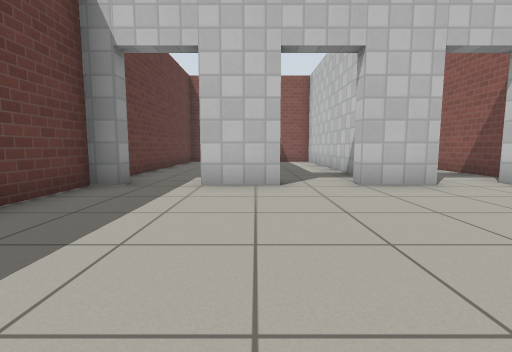
[1] (above)

22 first-person views from a walk through a world built for the Gazebo simulator. The camera is 0.72 m above the floor, tilts 6° down and sees 85° across. The floor is counted in squares, 1 m on a side. Each view is taken from the middle of a square. On the plan, view 1 faces up. The plan holds only what a view shows up to about 10 squares ahead; the rest is blank. Gazebo's built-in surfaces are drawn with simple patterns.

[2]
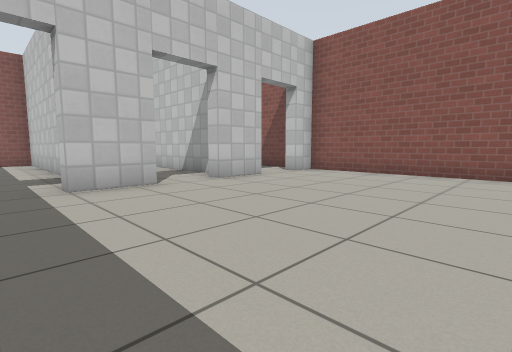

[3]
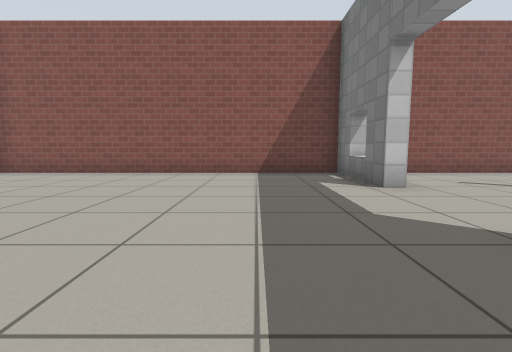

[4]
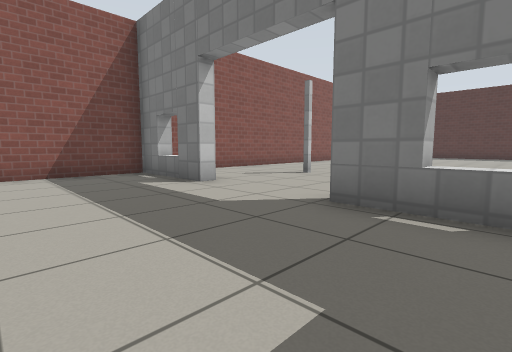

[5]
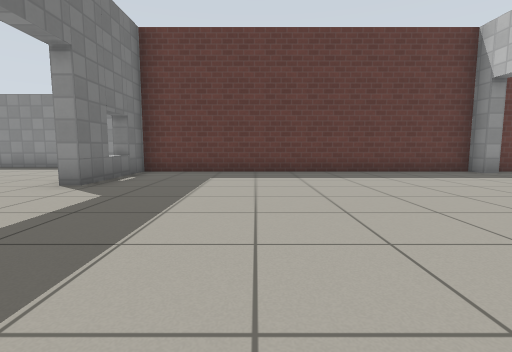

[6]
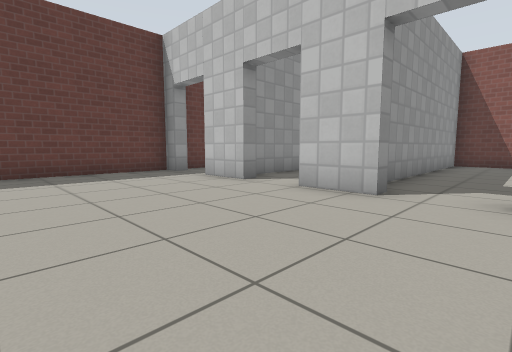

[7]
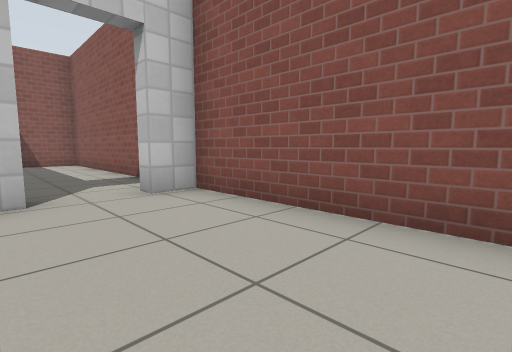

[8]
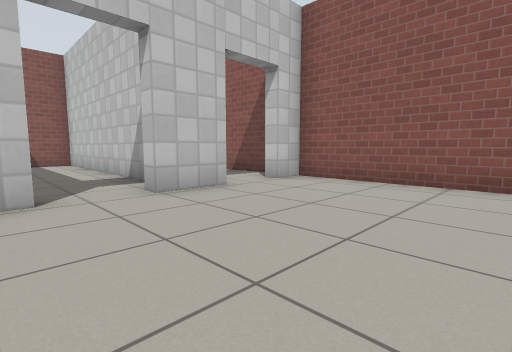

[9]
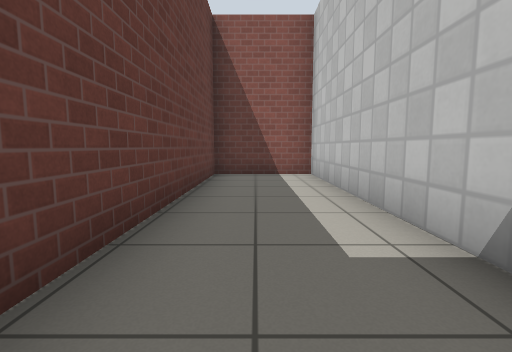

[10]
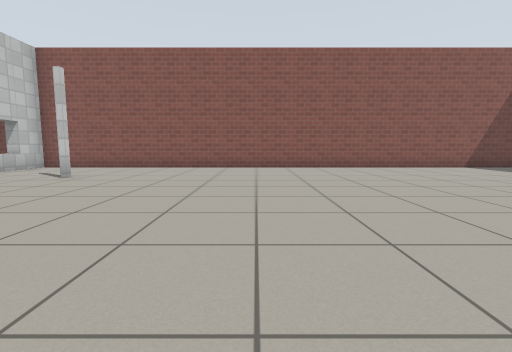

[11]
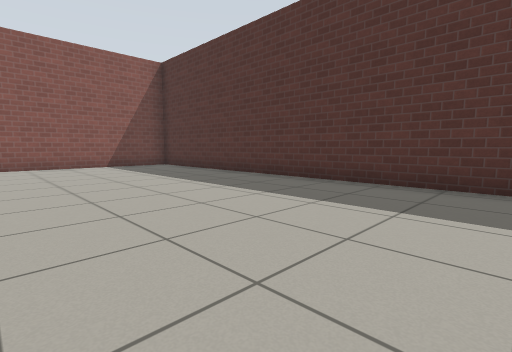

[12]
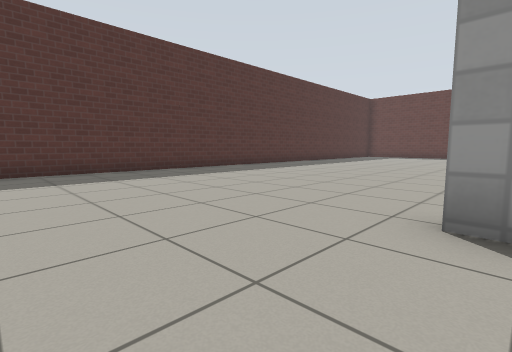

[13]
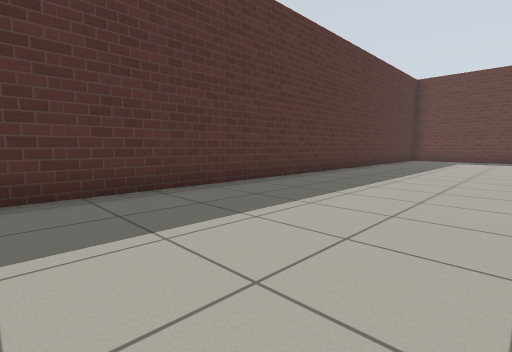

[14]
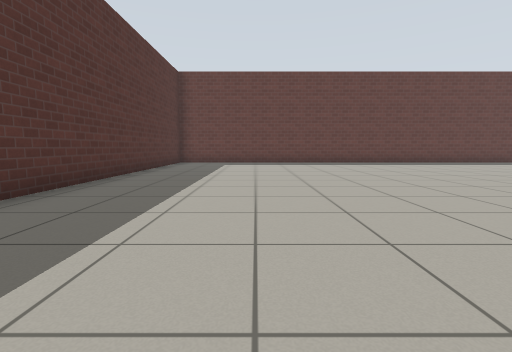

[15]
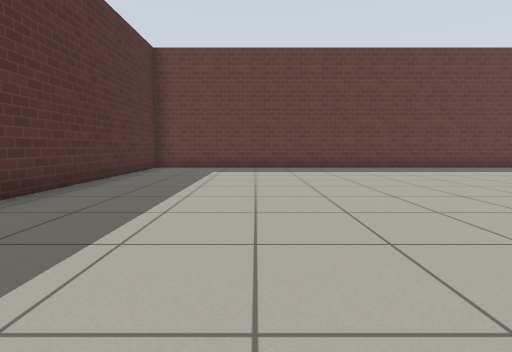

[16]
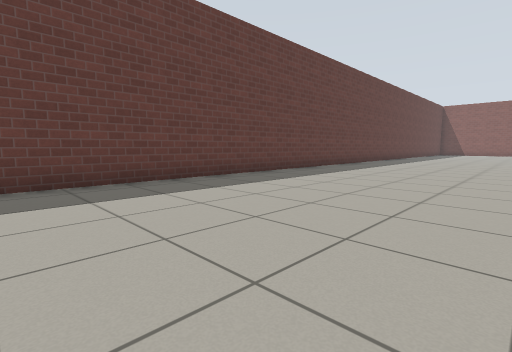

[17]
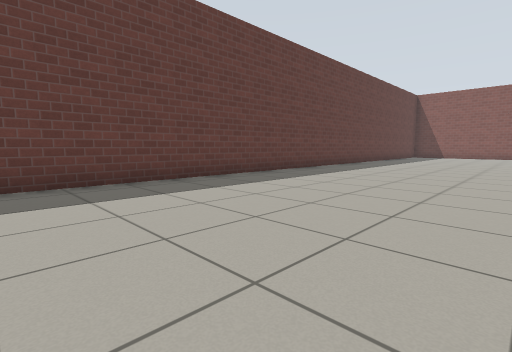

[18]
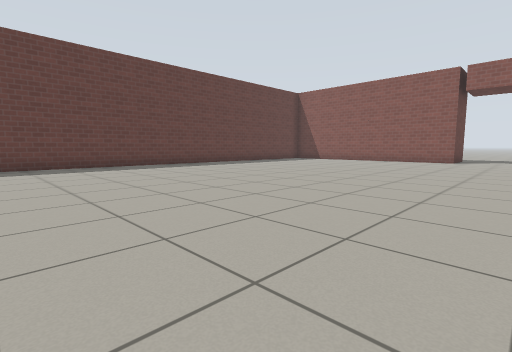

[19]
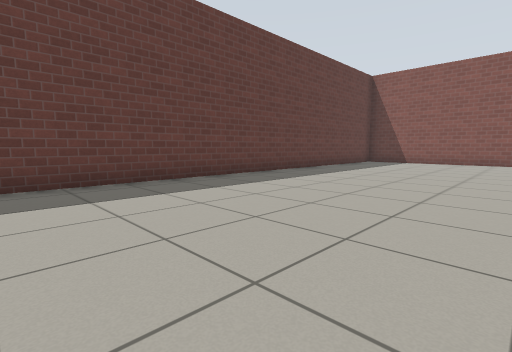

[20]
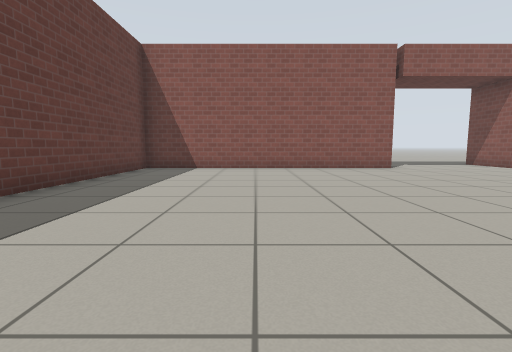

[21]
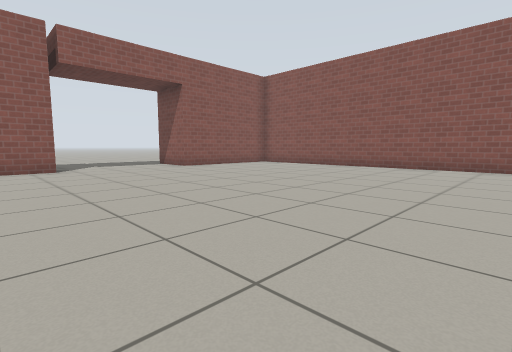

[22]
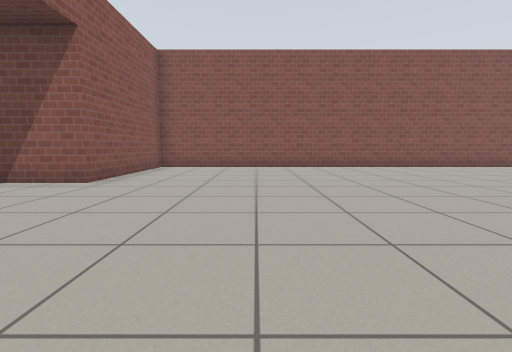

### Floor plan
Points are (right, up) in squares from view 1. A wall is a line through its corners. A room is listed if a view was taken in it or the views show most of it. See-through windows are left out.
Room 1 (views 1, 2, 3, 4, 5, 6, 7, 8)
walls: (0.5, 5.2) (-1.2, 5.2); (3.4, 5.2) (2, 5.2); (2.9, -4.2) (5.7, -4.2) (5.7, 5.2) (4.9, 5.2); (-3.1, 5.2) (-3.1, -4.2) (-0.1, -4.2)
ways out: open door at (-1.5, 5) to room 2; open door at (1, -4.5) to room 3; open door at (4, 5) to room 4; open door at (1.5, 5) to room 5
Room 2 (view 9)
walls: (-0.5, 7.5) (-0.5, 13.4) (-3.1, 13.4) (-3.1, 5.9)
ways out: open door at (-1.5, 5) to room 1
Room 3 (views 10, 11, 12, 13, 14, 15, 16, 17, 18, 19, 20, 21, 22)
walls: (-4.8, -7.9) (-4.8, -10); (-2.2, -4.1) (-2.2, -4.8); (-5.1, 0.9) (-5.1, 13.4) (-9.5, 13.4); (-4.8, -13) (-4.8, -13.6); (-1.2, -4.8) (-1.2, -4.1); (2.9, -4.8) (2.9, -4.2); (4.9, -4.7) (4.9, -4.2); (-13.4, 13.4) (-21.7, 13.4) (-21.7, -21.4) (4, -21.4); (5.7, -20.9) (5.7, -4.7) (4, -4.7)
ways out: open door at (1, -4.5) to room 1; open door at (-11.5, 14.5)
Room 4 (no view inside)
walls: (5.1, 13.4) (2.9, 13.4) (2.9, 6.8); (5.7, 6.1) (5.7, 12.6)
ways out: open door at (4, 5) to room 1
Room 5 (no view inside)
walls: (-0.1, 8.1) (-0.1, 6.1); (2.1, 13.4) (1.2, 13.4); (2.5, 6.3) (2.5, 12.9)
ways out: open door at (1.5, 5) to room 1

Positions as (right, up) in squares from view 1, and headings:
1: (0, 0), facing up
2: (-2, 0), facing up-right
3: (-2, -2), facing right
4: (-2, -1), facing down-right
5: (5, -1), facing left
6: (5, 1), facing up-left
7: (3, 1), facing up-right
8: (0, 1), facing up-right
9: (-2, 6), facing up
10: (-4, -12), facing right
11: (-5, -16), facing down-right
12: (-2, -13), facing down-left
13: (-6, -17), facing down-left
14: (-9, -18), facing left
15: (-12, -18), facing left
16: (-16, -14), facing up-left
17: (-16, -7), facing up-left
18: (-11, -1), facing up-left
19: (-16, 0), facing up-left
20: (-18, 4), facing up
21: (-15, 4), facing up-right
22: (-15, 10), facing right
